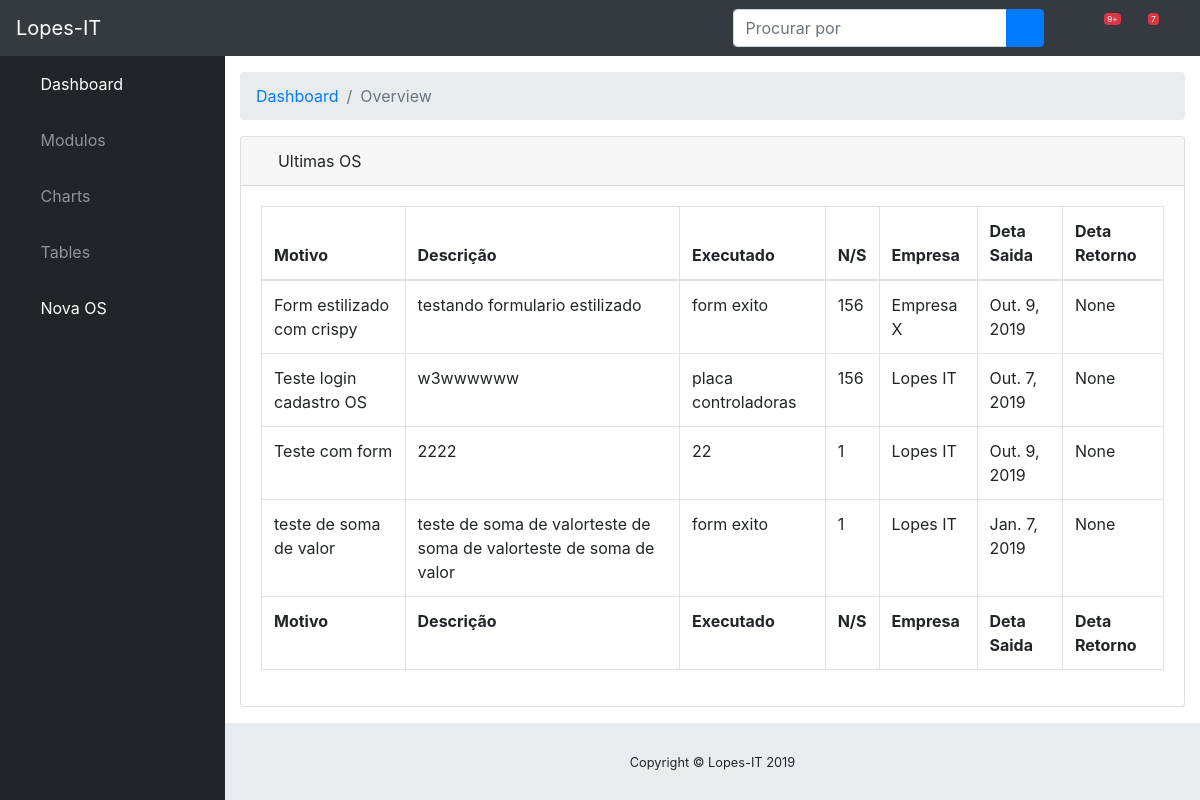
Page /aguardando/ (signed in) on the earlier database version.
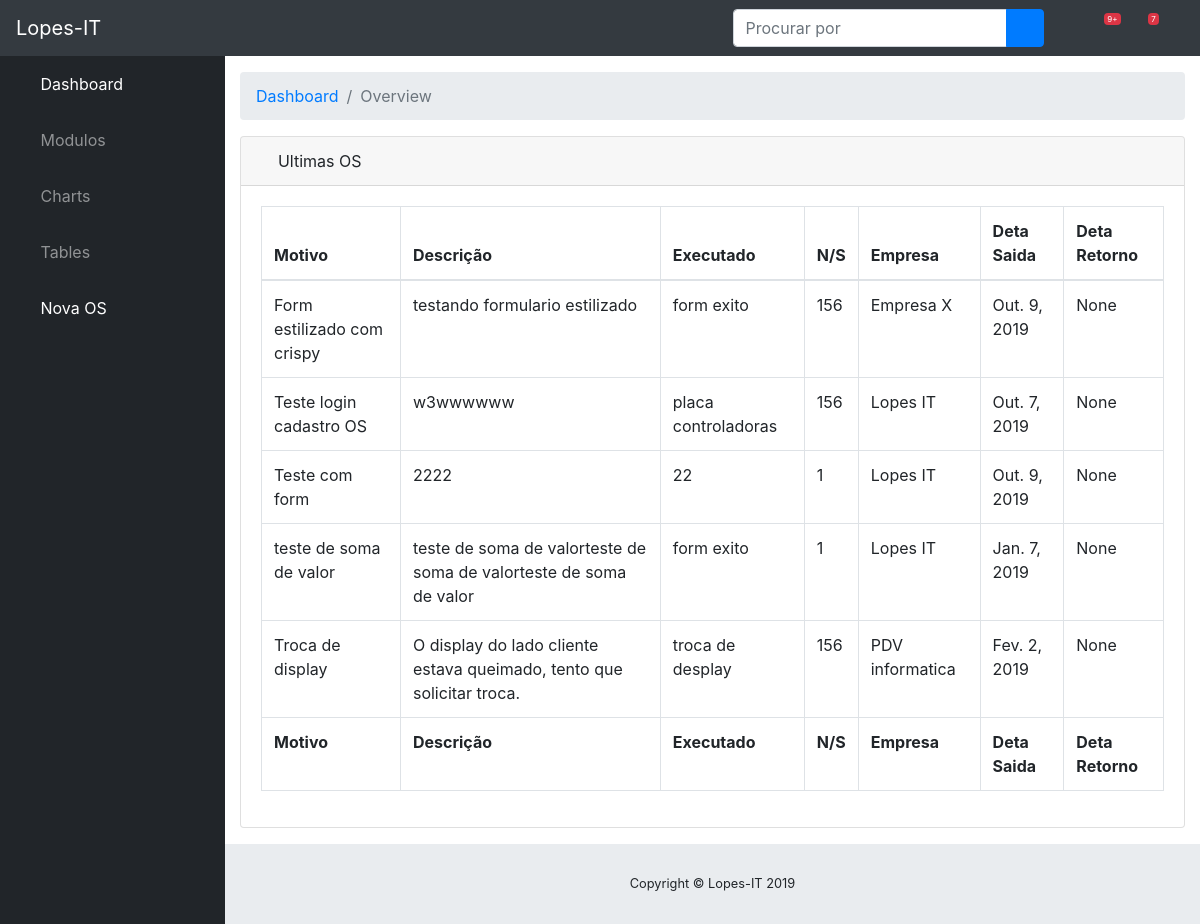
Same page on the later database version.
### patrimonial/models.py (models this page shows, shortened)
class Os(models.Model):
    motivo = models.CharField(max_length=30)
    ns = models.ForeignKey(Equipamento, on_delete=models.CASCADE)
    dt_saida = models.DateField('Data de Saida')
    dt_retorno = models.DateField('Data de Retorno', null=True, blank=True)
    descricao = models.TextField(max_length=200)
    servico_executado = models.CharField(max_length=50)
    resposavel_interno = models.CharField(max_length=50)
    resposavel_empresa = models.CharField(max_length=50)
    valor_servico = models.IntegerField()
    empresa = models.ForeignKey(Prestador_servico, on_delete=models.CASCADE)

class Equipamento(models.Model):
    descricao = models.CharField('Descrição',max_length=50)
    numero_serie = models.CharField('Numero de Serie', max_length=30)
    marca = models.ForeignKey(Marca, on_delete=models.CASCADE)
    modelo = models.ForeignKey(Modelo, on_delete=models.CASCADE)
    def __str__(self):
        return self.numero_serie

class Prestador_servico(models.Model):
    cnpj = models.IntegerField('CNPJ')
    razao_social = models.CharField(max_length=50)
    endereco = models.CharField(max_length=50)
    bairro = models.CharField(max_length=20)
    cep = models.IntegerField('CEP')
    telefone = models.CharField(max_length=20)
    def __str__(self):
        return self.razao_social

### patrimonial/views.py (the view)
# urls.py: path('aguardando/', aguardandoOS, name='aguardando'),
@login_required
def aguardandoOS(request):
    aguardando = Os.objects.filter(dt_retorno=None)
    return render(request, 'aguardando.html', locals())

### templates/aguardando.html (shortened to what this page needs)
<!DOCTYPE html>
{% extends 'base.html' %}
{% load static %}
{% block conteudo %}
        <div class="card mb-3">
          <div class="card-header">
            <i class="fas fa-table"></i>
            Ultimas OS</div>
          <div class="card-body">
            <div class="table-responsive">
              <table class="table table-bordered" id="dataTable" width="100%" cellspacing="0">
                <thead>
                  <tr>
                    <th>Motivo</th>
                    <th>Descrição</th>
                    <th>Executado</th>
                    <th>N/S</th>
                    <th>Empresa</th>
                    <th>Deta Saida</th>
                    <th>Deta Retorno</th>
                  </tr>
                </thead>
                <tfoot>
                  <tr>
                    <th>Motivo</th>
                    <th>Descrição</th>
                    <th>Executado</th>
                    <th>N/S</th>
                    <th>Empresa</th>
                    <th>Deta Saida</th>
                    <th>Deta Retorno</th>
                  </tr>
                </tfoot>
                <tbody>
                {% for i in aguardando %}
                <tr>
                    <td>{{ i.motivo }}</td>
                    <td>{{ i.descricao }}</td>
                    <td>{{ i.servico_executado }}</td>
                    <td>{{ i.ns }}</td>
                    <td>{{ i.empresa }}</td>
                    <td>{{ i.dt_saida }}</td>
                    <td>{{ i.dt_retorno }}</td>
                  </tr>
                {% endfor %}
{% endblock %}

### templates/base.html (shortened to what this page needs)
{% load static %}
<html lang="pt-br">
<head>
  <link href="{% static 'vendor/fontawesome-free/css/all.min.css' %}" rel="stylesheet" type="text/css">
  <link href="{% static 'vendor/datatables/dataTables.bootstrap4.css' %}" rel="stylesheet">
  <link href="{% static 'css/sb-admin.css' %}" rel="stylesheet">
</head>
<body id="page-top">
  <nav class="navbar navbar-expand navbar-dark bg-dark static-top">
    <a class="navbar-brand mr-1" href="index.html">Lopes-IT</a>
    <button class="btn btn-link btn-sm text-white order-1 order-sm-0" id="sidebarToggle" href="#">
      <i class="fas fa-bars"></i>
    </button>
    <form class="d-none d-md-inline-block form-inline ml-auto mr-0 mr-md-3 my-2 my-md-0">
      <div class="input-group">
        <input type="text" class="form-control" placeholder="Procurar por" aria-label="Search" aria-describedby="basic-addon2">
        <div class="input-group-append">
          <button class="btn btn-primary" type="button">
            <i class="fas fa-search"></i>
          </button>
        </div>
      </div>
    </form>
    <ul class="navbar-nav ml-auto ml-md-0">
      <li class="nav-item dropdown no-arrow mx-1">
        <a class="nav-link dropdown-toggle" href="#" id="alertsDropdown" role="button" data-toggle="dropdown" aria-haspopup="true" aria-expanded="false">
          <i class="fas fa-bell fa-fw"></i>
          <span class="badge badge-danger">9+</span>
        </a>
      </li>
      <li class="nav-item dropdown no-arrow mx-1">
        <a class="nav-link dropdown-toggle" href="#" id="messagesDropdown" role="button" data-toggle="dropdown" aria-haspopup="true" aria-expanded="false">
          <i class="fas fa-envelope fa-fw"></i>
          <span class="badge badge-danger">7</span>
        </a>
      </li>
      <li class="nav-item dropdown no-arrow">
        <a class="nav-link dropdown-toggle" href="#" id="userDropdown" role="button" data-toggle="dropdown" aria-haspopup="true" aria-expanded="false">
          <i class="fas fa-user-circle fa-fw"></i>
        </a>
      </li>
    </ul>
  </nav>
  <div id="wrapper">
    <ul class="sidebar navbar-nav">
      <li class="nav-item active">
        <a class="nav-link" href="{% url 'inicio' %}">
          <i class="fas fa-fw fa-tachometer-alt"></i>
          <span>Dashboard</span>
        </a>
      </li>
      <li class="nav-item dropdown">
        <a class="nav-link dropdown-toggle" href="#" id="pagesDropdown" role="button" data-toggle="dropdown" aria-haspopup="true" aria-expanded="false">
          <i class="fas fa-fw fa-folder"></i>
          <span>Modulos</span>
        </a>
      </li>
      <li class="nav-item">
        <a class="nav-link" href="charts.html">
          <i class="fas fa-fw fa-chart-area"></i>
          <span>Charts</span></a>
      </li>
      <li class="nav-item">
        <a class="nav-link" href="tables.html">
          <i class="fas fa-fw fa-table"></i>
          <span>Tables</span></a>
      </li>
        <li class="nav-item active">
            <a class="nav-link" href="{% url 'cadastrar_os' %}">
                <i class="fas fa-fw fa-plus"></i>
                <span>Nova OS</span></a>
        </li>
    </ul>
    <div id="content-wrapper">
      <div class="container-fluid">
        <ol class="breadcrumb">
          <li class="breadcrumb-item">
            <a href="#">Dashboard</a>
          </li>
          <li class="breadcrumb-item active">Overview</li>
        </ol>
                {% block conteudo %}{% endblock conteudo %}
                </tbody>
              </table>
            </div>
          </div>
        </div>
      </div>
      <footer class="sticky-footer">
        <div class="container my-auto">
          <div class="copyright text-center my-auto">
            <span>Copyright © Lopes-IT 2019</span>
          </div>
        </div>
      </footer>
    </div>
  </div>
</body>
</html>

Differences in the rows shown:
added Os: motivo "Troca de display", descricao "O display do lado cliente estava queimado, tento que solicitar troca.", servico_executado "troca de desplay", ns "156", empresa "PDV informatica", dt_saida "Fev. 2, 2019", dt_retorno "None"
